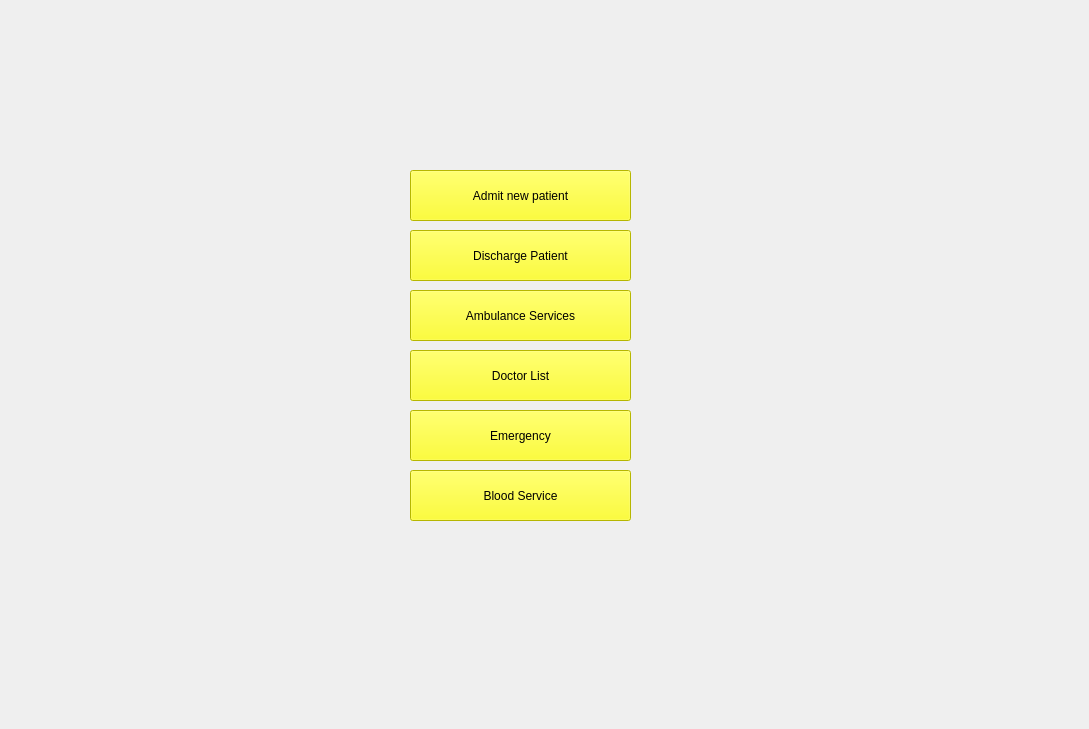
    <widget class="QWidget" name="Main">
     <widget class="QLabel" name="label_2">
      <property name="geometry">
       <rect>
        <x>0</x>
        <y>0</y>
        <width>1080</width>
        <height>720</height>
       </rect>
      </property>
      <property name="styleSheet">
       <string notr="true">image: url(:/res/BG.jpg);</string>
      </property>
      <property name="text">
       <string/>
      </property>
     </widget>
     <widget class="QPushButton" name="admitbtn">
      <property name="geometry">
       <rect>
        <x>410</x>
        <y>170</y>
        <width>221</width>
        <height>51</height>
       </rect>
      </property>
      <property name="styleSheet">
       <string notr="true">font: 700 16pt &quot;Times New Roman&quot;;
background-color: rgb(255, 255, 0);
color: rgb(0, 0, 0);</string>
      </property>
      <property name="text">
       <string>Admit new patient</string>
      </property>
     </widget>
     <widget class="QPushButton" name="EGYbtn">
      <property name="geometry">
       <rect>
        <x>410</x>
        <y>410</y>
        <width>221</width>
        <height>51</height>
       </rect>
      </property>
      <property name="styleSheet">
       <string notr="true">font: 700 16pt &quot;Times New Roman&quot;;
background-color: rgb(255, 255, 0);
color: rgb(0, 0, 0);</string>
      </property>
      <property name="text">
       <string>Emergency</string>
      </property>
     </widget>
     <widget class="QPushButton" name="DCEbtn">
      <property name="geometry">
       <rect>
        <x>410</x>
        <y>230</y>
        <width>221</width>
        <height>51</height>
       </rect>
      </property>
      <property name="styleSheet">
       <string notr="true">font: 700 16pt &quot;Times New Roman&quot;;
background-color: rgb(255, 255, 0);
color: rgb(0, 0, 0);</string>
      </property>
      <property name="text">
       <string>Discharge Patient</string>
      </property>
     </widget>
     <widget class="QPushButton" name="Servicebtn">
      <property name="geometry">
       <rect>
        <x>410</x>
        <y>290</y>
        <width>221</width>
        <height>51</height>
       </rect>
      </property>
      <property name="styleSheet">
       <string notr="true">font: 700 16pt &quot;Times New Roman&quot;;
background-color: rgb(255, 255, 0);
color: rgb(0, 0, 0);</string>
      </property>
      <property name="text">
       <string>Ambulance Services</string>
      </property>
     </widget>
     <widget class="QPushButton" name="Dlbtn">
      <property name="geometry">
       <rect>
        <x>410</x>
        <y>350</y>
        <width>221</width>
        <height>51</height>
       </rect>
      </property>
      <property name="styleSheet">
       <string notr="true">font: 700 16pt &quot;Times New Roman&quot;;
background-color: rgb(255, 255, 0);
color: rgb(0, 0, 0);</string>
      </property>
      <property name="text">
       <string>Doctor List</string>
      </property>
     </widget>
     <widget class="QPushButton" name="pushButton">
      <property name="geometry">
       <rect>
        <x>410</x>
        <y>470</y>
        <width>221</width>
        <height>51</height>
       </rect>
      </property>
      <property name="styleSheet">
       <string notr="true">font: 700 16pt &quot;Times New Roman&quot;;
background-color: rgb(255, 255, 0);
color: rgb(0, 0, 0);</string>
      </property>
      <property name="text">
       <string>Blood Service</string>
      </property>
     </widget>
    </widget>
